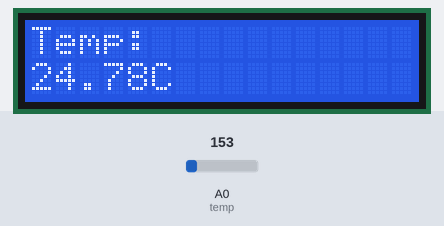
Bench run of a sketch on a simulated Arduino Uno, built with avr-gcc and run on an emulated ATmega328P. On the bench: 16×2 character LCD. The test bench sets the inputs (shaded band); at power-on: A0 (temp) = 153.

Above: at 3.2 s.
3.3 s: A0 (temp) set to 165
At 4.4 s:
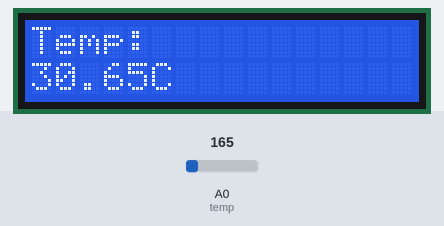
5.5 s: A0 (temp) set to 175
At 7.2 s:
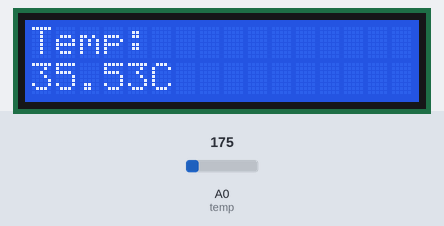
7.5 s: A0 (temp) set to 191
At 9.1 s:
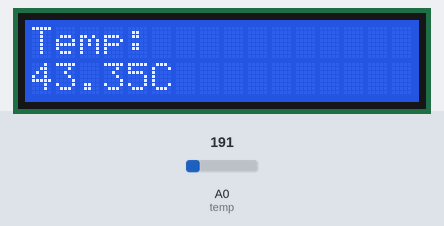
Timing chart, 0 to 10.6 s (numbered marks = the images above; inputs shaded):
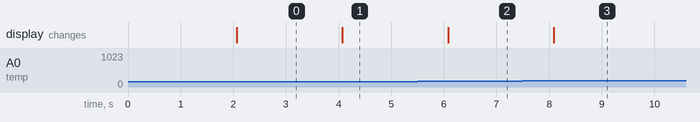

Measured:
- after the input at 3.3 s, the display: changes after 0.77 s (image 1)
- after the input at 5.5 s, the display: changes after 0.58 s (image 2)
- after the input at 7.5 s, the display: changes after 0.59 s (image 3)

The sketch:

Temp_display.ino
```cpp
#include <LiquidCrystal.h>
int temp=A0;
LiquidCrystal lcd(12, 11, 5, 4, 3, 2);
void setup()
{
  lcd.begin(16, 2);
  lcd.print("Temperature");
  delay(2000);
  lcd.clear();
}

void loop()
{
  int value=analogRead(temp);
  float voltage = value * (5.0 / 1023.0);
  float TEMP=(voltage-0.5)*100;
  lcd.setCursor(0, 0);
  lcd.print("Temp: ");

  lcd.setCursor(0, 1);
  lcd.print(TEMP);
  lcd.print("C   ");
  delay(1000);

}
```
